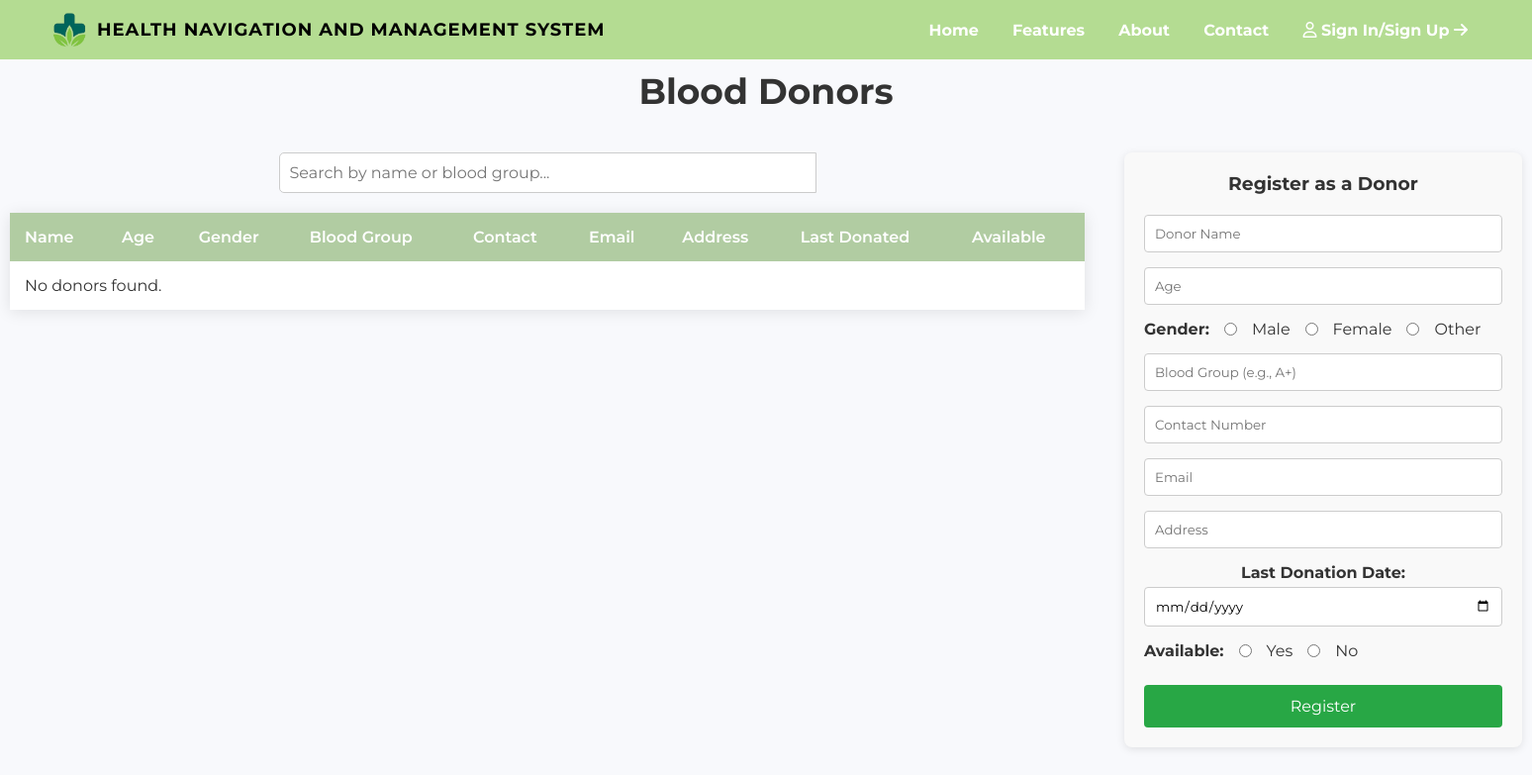
The page /view/landingPageBloodDonor.php on the database as committed earlier.
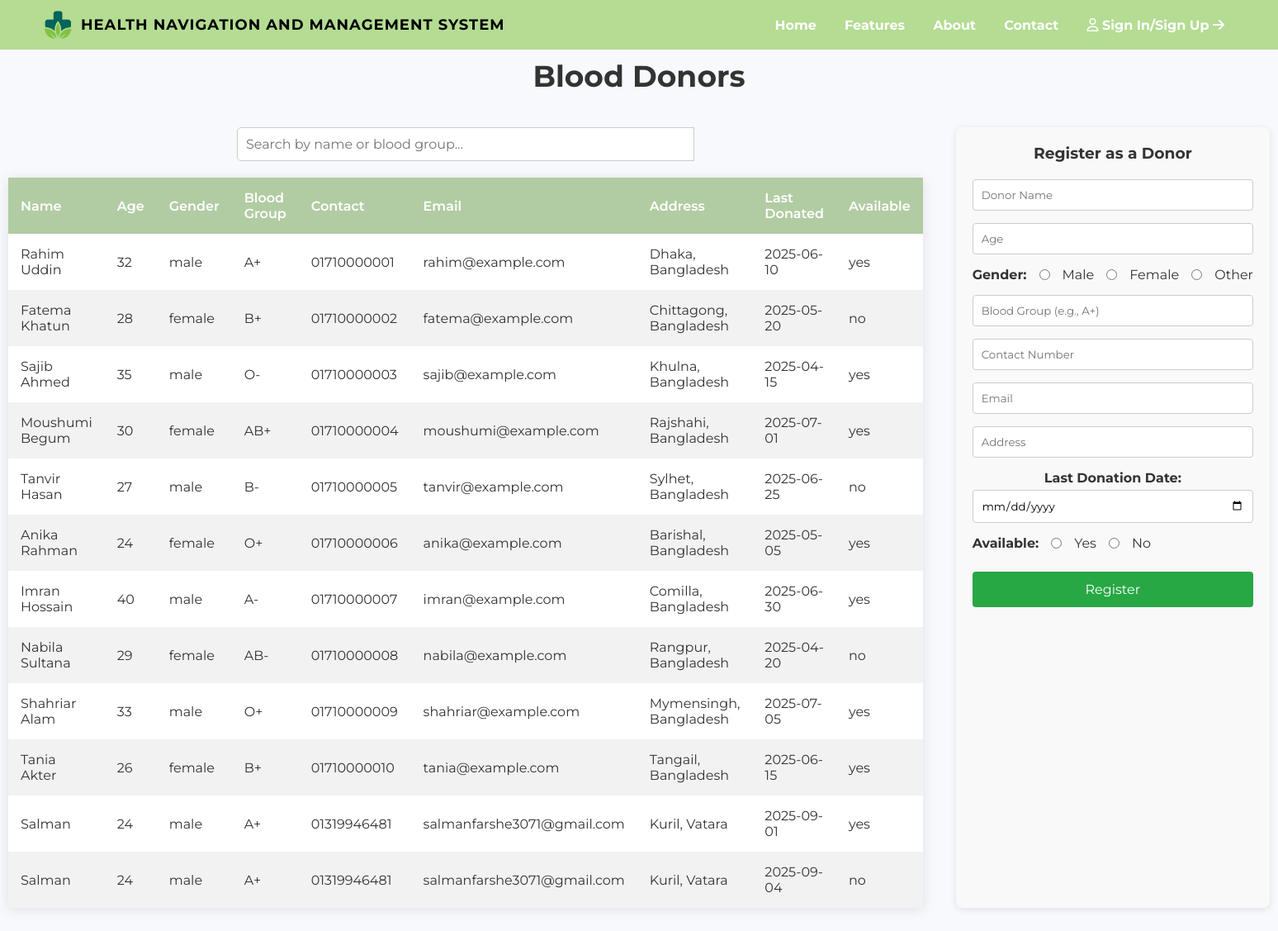
The same page on the database as committed later.
### tables this page shows
CREATE TABLE `blood_donor` (
  `donor_id` int(11) NOT NULL,
  `donorName` varchar(100) NOT NULL,
  `age` int(11) NOT NULL,
  `gender` enum('male','female','other') NOT NULL,
  `bloodGroup` varchar(5) NOT NULL,
  `contactNumber` varchar(20) NOT NULL,
  `email` varchar(100) DEFAULT NULL,
  `address` varchar(255) DEFAULT NULL,
  `lastDonationDate` date DEFAULT NULL,
  `available` enum('yes','no') DEFAULT 'yes',
  `created_at` timestamp NOT NULL DEFAULT current_timestamp()
);

### controller/landingPageController.php (called while the page is built, shortened)
<?php
require_once '../model/landingPageData.php';
$dataModel = new LandingPageData();
if (isset($pageType)) {
    switch ($pageType) {
        case 'blood_donor':
            $bloodDonors = $dataModel->getBloodDonors();
            break;
    }
}
?>

### model/landingPageData.php (called while the page is built, shortened)
<?php
require_once '../config/db_connection.php';
class LandingPageData {
    public function getBloodDonors() {
        global $conn;
        $sql = "SELECT donorName, age, gender, bloodGroup, contactNumber, email, address, lastDonationDate, available FROM blood_donor";
        $result = $conn->query($sql);
        $donors = [];
        if ($result->num_rows > 0) {
            while($row = $result->fetch_assoc()) {
                $donors[] = $row;
            }
        }
        return $donors;
    }
}
?>

### view/landingPageBloodDonor.php (the view, shortened to what this page needs)
<!DOCTYPE html>
<html lang="en">
<head>
  <link rel="stylesheet" href="../assets/css/landingpage.css">
</head>
<body>
<?php include 'header.php'; ?>
<?php
    $pageType = 'blood_donor';
    include '../controller/landingPageController.php';
?>
<link rel="stylesheet" href="../assets/css/landingExtension.css">
<section class="diagnostic">
    <h2>Blood Donors</h2>
    <div class="page-container">
        <div class="table-section">
            <div class="search-container">
                <input type="text" id="donorSearchInput" placeholder="Search by name or blood group...">
            </div>
            <div class="table-container">
                <table>
                    <thead>
                        <tr>
                            <th>Name</th>
                            <th>Age</th>
                            <th>Gender</th>
                            <th>Blood Group</th>
                            <th>Contact</th>
                            <th>Email</th>
                            <th>Address</th>
                            <th>Last Donated</th>
                            <th>Available</th>
                        </tr>
                    </thead>
                    <tbody id="donorTableBody">
                        <?php if (!empty($bloodDonors)): ?>
                            <?php foreach ($bloodDonors as $donor): ?>
                                <tr>
                                    <td><?php echo htmlspecialchars($donor['donorName']); ?></td>
                                    <td><?php echo htmlspecialchars($donor['age']); ?></td>
                                    <td><?php echo htmlspecialchars($donor['gender']); ?></td>
                                    <td><?php echo htmlspecialchars($donor['bloodGroup']); ?></td>
                                    <td><?php echo htmlspecialchars($donor['contactNumber']); ?></td>
                                    <td><?php echo htmlspecialchars($donor['email']); ?></td>
                                    <td><?php echo htmlspecialchars($donor['address']); ?></td>
                                    <td><?php echo htmlspecialchars($donor['lastDonationDate']); ?></td>
                                    <td><?php echo htmlspecialchars($donor['available']); ?></td>
                                </tr>
                            <?php endforeach; ?>
                        <?php else: ?>
                            <tr>
                                <td colspan="9">No donors found.</td>
                            </tr>
                        <?php endif; ?>
                    </tbody>
                </table>
            </div>
        </div>
        <div class="form-section">
            <h3>Register as a Donor</h3>
            <form action="landingPageBloodDonor.php" method="POST">
                <input type="text" name="donorName" placeholder="Donor Name" required>
                <input type="number" name="age" placeholder="Age" required>
                <div class="radio-group">
                    <label>Gender:</label>
                    <input type="radio" name="gender" value="Male" required> Male
                    <input type="radio" name="gender" value="Female"> Female
                    <input type="radio" name="gender" value="Other"> Other
                </div>
                <input type="text" name="bloodGroup" placeholder="Blood Group (e.g., A+)" required>
                <input type="text" name="contactNumber" placeholder="Contact Number" required>
                <input type="email" name="email" placeholder="Email" required>
                <input type="text" name="address" placeholder="Address" required>
                <div class="input-group">
                    <label>Last Donation Date:</label>
                    <input type="date" name="lastDonationDate" required>
                </div>
                <div class="radio-group">
                    <label>Available:</label>
                    <input type="radio" name="available" value="Yes" required> Yes
                    <input type="radio" name="available" value="No"> No
                </div>
                <button type="submit" name="register_blood_donor">Register</button>
            </form>
        </div>
    </div>
</section>
<?php include 'footer.php'; ?>
</body>
</html>

Rows that differ between the two databases and show on the page:
added blood_donor: donorName "Rahim Uddin", age "32", gender "male", bloodGroup "A+", contactNumber "01710000001", email "rahim@example.com", address "Dhaka, Bangladesh", lastDonationDate "2025-06-10", available "yes"
added blood_donor: donorName "Fatema Khatun", age "28", gender "female", bloodGroup "B+", contactNumber "01710000002", email "fatema@example.com", address "Chittagong, Bangladesh", lastDonationDate "2025-05-20", available "no"
added blood_donor: donorName "Sajib Ahmed", age "35", gender "male", bloodGroup "O-", contactNumber "01710000003", email "sajib@example.com", address "Khulna, Bangladesh", lastDonationDate "2025-04-15", available "yes"
added blood_donor: donorName "Moushumi Begum", age "30", gender "female", bloodGroup "AB+", contactNumber "01710000004", email "moushumi@example.com", address "Rajshahi, Bangladesh", lastDonationDate "2025-07-01", available "yes"
added blood_donor: donorName "Tanvir Hasan", age "27", gender "male", bloodGroup "B-", contactNumber "01710000005", email "tanvir@example.com", address "Sylhet, Bangladesh", lastDonationDate "2025-06-25", available "no"
added blood_donor: donorName "Anika Rahman", age "24", gender "female", bloodGroup "O+", contactNumber "01710000006", email "anika@example.com", address "Barishal, Bangladesh", lastDonationDate "2025-05-05", available "yes"
added blood_donor: donorName "Imran Hossain", age "40", gender "male", bloodGroup "A-", contactNumber "01710000007", email "imran@example.com", address "Comilla, Bangladesh", lastDonationDate "2025-06-30", available "yes"
added blood_donor: donorName "Nabila Sultana", age "29", gender "female", bloodGroup "AB-", contactNumber "01710000008", email "nabila@example.com", address "Rangpur, Bangladesh", lastDonationDate "2025-04-20", available "no"
added blood_donor: donorName "Shahriar Alam", age "33", gender "male", bloodGroup "O+", contactNumber "01710000009", email "shahriar@example.com", address "Mymensingh, Bangladesh", lastDonationDate "2025-07-05", available "yes"
added blood_donor: donorName "Tania Akter", age "26", gender "female", bloodGroup "B+", contactNumber "01710000010", email "tania@example.com", address "Tangail, Bangladesh", lastDonationDate "2025-06-15", available "yes"
added blood_donor: donorName "Salman", age "24", gender "male", bloodGroup "A+", contactNumber "01319946481", email "salmanfarshe3071@gmail.com", address "Kuril, Vatara", lastDonationDate "2025-09-01", available "yes"
added blood_donor: donorName "Salman", age "24", gender "male", bloodGroup "A+", contactNumber "01319946481", email "salmanfarshe3071@gmail.com", address "Kuril, Vatara", lastDonationDate "2025-09-04", available "no"
Other text that changed with them:
text no longer shown: "No donors found."
